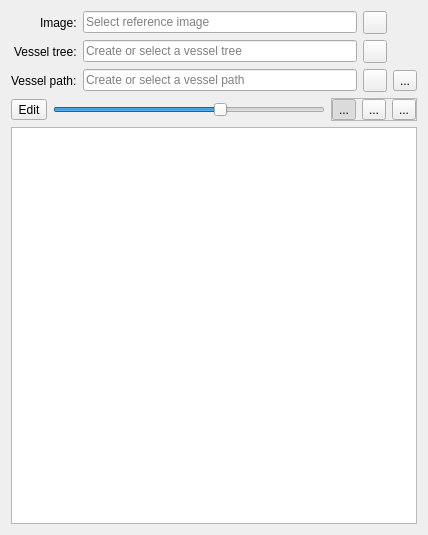
<?xml version="1.0" encoding="UTF-8"?>
<ui version="4.0">
 <class>VesselSegmentationToolboxWidget</class>
 <widget class="QWidget" name="VesselSegmentationToolboxWidget">
  <property name="enabled">
   <bool>true</bool>
  </property>
  <property name="geometry">
   <rect>
    <x>0</x>
    <y>0</y>
    <width>428</width>
    <height>535</height>
   </rect>
  </property>
  <property name="windowTitle">
   <string>Form</string>
  </property>
  <property name="toolTip">
   <string/>
  </property>
  <layout class="QVBoxLayout" name="verticalLayout">
   <item>
    <layout class="QGridLayout" name="gridLayout">
     <item row="0" column="0" alignment="Qt::AlignRight">
      <widget class="QLabel" name="label">
       <property name="sizePolicy">
        <sizepolicy hsizetype="Fixed" vsizetype="Minimum">
         <horstretch>0</horstretch>
         <verstretch>0</verstretch>
        </sizepolicy>
       </property>
       <property name="text">
        <string>Image:</string>
       </property>
      </widget>
     </item>
     <item row="2" column="0" alignment="Qt::AlignRight">
      <widget class="QLabel" name="label_3">
       <property name="sizePolicy">
        <sizepolicy hsizetype="Fixed" vsizetype="Minimum">
         <horstretch>0</horstretch>
         <verstretch>0</verstretch>
        </sizepolicy>
       </property>
       <property name="text">
        <string>Vessel path:</string>
       </property>
      </widget>
     </item>
     <item row="1" column="1">
      <widget class="QLineEdit" name="vesselTreeLineEdit">
       <property name="minimumSize">
        <size>
         <width>100</width>
         <height>0</height>
        </size>
       </property>
       <property name="toolTip">
        <string>Vessel tree name</string>
       </property>
       <property name="readOnly">
        <bool>true</bool>
       </property>
       <property name="placeholderText">
        <string>Create or select a vessel tree</string>
       </property>
      </widget>
     </item>
     <item row="0" column="1">
      <widget class="QLineEdit" name="referenceImageLineEdit">
       <property name="minimumSize">
        <size>
         <width>100</width>
         <height>0</height>
        </size>
       </property>
       <property name="toolTip">
        <string>Image name</string>
       </property>
       <property name="readOnly">
        <bool>true</bool>
       </property>
       <property name="placeholderText">
        <string>Select reference image</string>
       </property>
      </widget>
     </item>
     <item row="1" column="0" alignment="Qt::AlignRight">
      <widget class="QLabel" name="label_2">
       <property name="sizePolicy">
        <sizepolicy hsizetype="Fixed" vsizetype="Minimum">
         <horstretch>0</horstretch>
         <verstretch>0</verstretch>
        </sizepolicy>
       </property>
       <property name="text">
        <string>Vessel tree:</string>
       </property>
      </widget>
     </item>
     <item row="2" column="1">
      <widget class="QLineEdit" name="vesselPathLineEdit">
       <property name="minimumSize">
        <size>
         <width>100</width>
         <height>0</height>
        </size>
       </property>
       <property name="toolTip">
        <string>Vessel path name</string>
       </property>
       <property name="readOnly">
        <bool>true</bool>
       </property>
       <property name="placeholderText">
        <string>Create or select a vessel path</string>
       </property>
      </widget>
     </item>
     <item row="1" column="2">
      <widget class="QToolButton" name="createTreeButton">
       <property name="sizePolicy">
        <sizepolicy hsizetype="Fixed" vsizetype="Fixed">
         <horstretch>0</horstretch>
         <verstretch>0</verstretch>
        </sizepolicy>
       </property>
       <property name="toolTip">
        <string>Create a new vessel tree</string>
       </property>
       <property name="text">
        <string/>
       </property>
       <property name="icon">
        <iconset resource="../../resources/vesselSegmentation.qrc">
         <normaloff>:/vesselSeg/icons/add.png</normaloff>:/vesselSeg/icons/add.png</iconset>
       </property>
      </widget>
     </item>
     <item row="2" column="2">
      <widget class="QToolButton" name="createPathButton">
       <property name="sizePolicy">
        <sizepolicy hsizetype="Fixed" vsizetype="Fixed">
         <horstretch>0</horstretch>
         <verstretch>0</verstretch>
        </sizepolicy>
       </property>
       <property name="toolTip">
        <string>Create a new vessel path</string>
       </property>
       <property name="text">
        <string/>
       </property>
       <property name="icon">
        <iconset resource="../../resources/vesselSegmentation.qrc">
         <normaloff>:/vesselSeg/icons/add.png</normaloff>:/vesselSeg/icons/add.png</iconset>
       </property>
      </widget>
     </item>
     <item row="2" column="3">
      <widget class="QToolButton" name="duplicatePathButton">
       <property name="toolTip">
        <string>Duplicate current vessel path</string>
       </property>
       <property name="text">
        <string>...</string>
       </property>
       <property name="icon">
        <iconset resource="../../resources/vesselSegmentation.qrc">
         <normaloff>:/vesselSeg/icons/copy.png</normaloff>:/vesselSeg/icons/copy.png</iconset>
       </property>
      </widget>
     </item>
     <item row="0" column="2">
      <widget class="QToolButton" name="createMaskedImageButton">
       <property name="sizePolicy">
        <sizepolicy hsizetype="Fixed" vsizetype="Fixed">
         <horstretch>0</horstretch>
         <verstretch>0</verstretch>
        </sizepolicy>
       </property>
       <property name="visible">
        <bool>false</bool>
       </property>
       <property name="toolTip">
        <string>Create a new vessel tree</string>
       </property>
       <property name="text">
        <string/>
       </property>
       <property name="icon">
        <iconset resource="../../resources/vesselSegmentation.qrc">
         <normaloff>:/vesselSeg/icons/settings.png</normaloff>:/vesselSeg/icons/settings.png</iconset>
       </property>
      </widget>
     </item>
    </layout>
   </item>
   <item>
    <layout class="QHBoxLayout" name="horizontalLayout_3">
     <item>
      <widget class="QToolButton" name="editPathButton">
       <property name="sizePolicy">
        <sizepolicy hsizetype="Fixed" vsizetype="Fixed">
         <horstretch>0</horstretch>
         <verstretch>0</verstretch>
        </sizepolicy>
       </property>
       <property name="toolTip">
        <string>&lt;html&gt;&lt;head/&gt;&lt;body&gt;&lt;p&gt;Edit selected vessel path&lt;/p&gt;&lt;p&gt;&lt;span style=&quot; font-weight:600;&quot;&gt;Ctrl +&lt;/span&gt;&lt;img src=&quot;:/contourModeling/cursors/left-mouse.png&quot;/&gt; - add control point (&lt;img src=&quot;:/contourModeling/cursors/cursor_addpoint.png&quot; width=&quot;48&quot;/&gt;) or insert control point (&lt;img src=&quot;:/contourModeling/cursors/cursor_insertpoint.png&quot; width=&quot;48&quot;/&gt;) when hovering over the vessel path&lt;/p&gt;&lt;p&gt;&lt;span style=&quot; font-weight:600;&quot;&gt;Shift + &lt;/span&gt;&lt;img src=&quot;:/contourModeling/cursors/left-mouse.png&quot;/&gt; - remove control point (&lt;img src=&quot;:/contourModeling/cursors/cursor_removepoint.png&quot; width=&quot;48&quot;/&gt;)&lt;/p&gt;&lt;/body&gt;&lt;/html&gt;</string>
       </property>
       <property name="text">
        <string>Edit</string>
       </property>
       <property name="icon">
        <iconset resource="../../resources/vesselSegmentation.qrc">
         <normaloff>:/vesselSeg/icons/edit.png</normaloff>:/vesselSeg/icons/edit.png</iconset>
       </property>
       <property name="iconSize">
        <size>
         <width>24</width>
         <height>24</height>
        </size>
       </property>
       <property name="checkable">
        <bool>true</bool>
       </property>
       <property name="toolButtonStyle">
        <enum>Qt::ToolButtonTextBesideIcon</enum>
       </property>
      </widget>
     </item>
     <item>
      <widget class="QSlider" name="tensionSlider">
       <property name="toolTip">
        <string>Set the tension of the spline for the current vessel path</string>
       </property>
       <property name="minimum">
        <number>-99</number>
       </property>
       <property name="maximum">
        <number>60</number>
       </property>
       <property name="orientation">
        <enum>Qt::Horizontal</enum>
       </property>
      </widget>
     </item>
     <item>
      <widget class="QFrame" name="frame">
       <property name="frameShape">
        <enum>QFrame::StyledPanel</enum>
       </property>
       <property name="frameShadow">
        <enum>QFrame::Raised</enum>
       </property>
       <layout class="QHBoxLayout" name="horizontalLayout">
        <property name="leftMargin">
         <number>0</number>
        </property>
        <property name="topMargin">
         <number>0</number>
        </property>
        <property name="rightMargin">
         <number>0</number>
        </property>
        <property name="bottomMargin">
         <number>0</number>
        </property>
        <item>
         <widget class="QToolButton" name="addAutoButton">
          <property name="toolTip">
           <string>Add new control points to the closest end of the vessel path</string>
          </property>
          <property name="text">
           <string>...</string>
          </property>
          <property name="icon">
           <iconset resource="../../resources/vesselSegmentation.qrc">
            <normaloff>:/vesselSeg/icons/addAuto.png</normaloff>:/vesselSeg/icons/addAuto.png</iconset>
          </property>
          <property name="iconSize">
           <size>
            <width>24</width>
            <height>24</height>
           </size>
          </property>
          <property name="checkable">
           <bool>true</bool>
          </property>
          <property name="checked">
           <bool>true</bool>
          </property>
          <property name="autoExclusive">
           <bool>true</bool>
          </property>
         </widget>
        </item>
        <item>
         <widget class="QToolButton" name="addToStartButton">
          <property name="toolTip">
           <string>Add new control points to the beginning of the vessel path</string>
          </property>
          <property name="text">
           <string>...</string>
          </property>
          <property name="icon">
           <iconset resource="../../resources/vesselSegmentation.qrc">
            <normaloff>:/vesselSeg/icons/addToStart.png</normaloff>:/vesselSeg/icons/addToStart.png</iconset>
          </property>
          <property name="iconSize">
           <size>
            <width>24</width>
            <height>24</height>
           </size>
          </property>
          <property name="checkable">
           <bool>true</bool>
          </property>
          <property name="autoExclusive">
           <bool>true</bool>
          </property>
         </widget>
        </item>
        <item>
         <widget class="QToolButton" name="addToEndButton">
          <property name="toolTip">
           <string>Add new control points to the end of the vessel path</string>
          </property>
          <property name="text">
           <string>...</string>
          </property>
          <property name="icon">
           <iconset resource="../../resources/vesselSegmentation.qrc">
            <normaloff>:/vesselSeg/icons/addToEnd.png</normaloff>:/vesselSeg/icons/addToEnd.png</iconset>
          </property>
          <property name="iconSize">
           <size>
            <width>24</width>
            <height>24</height>
           </size>
          </property>
          <property name="checkable">
           <bool>true</bool>
          </property>
          <property name="autoExclusive">
           <bool>true</bool>
          </property>
         </widget>
        </item>
       </layout>
      </widget>
     </item>
    </layout>
   </item>
   <item>
    <widget class="VesselPathTableViewWidget" name="vesselPathView">
     <property name="toolTip">
      <string>Control points</string>
     </property>
     <property name="alternatingRowColors">
      <bool>true</bool>
     </property>
     <property name="selectionBehavior">
      <enum>QAbstractItemView::SelectRows</enum>
     </property>
    </widget>
   </item>
  </layout>
 </widget>
 <customwidgets>
  <customwidget>
   <class>VesselPathTableViewWidget</class>
   <extends>QTableView</extends>
   <header>src/internal/vesselPathTableViewWidget.h</header>
  </customwidget>
 </customwidgets>
 <tabstops>
  <tabstop>referenceImageLineEdit</tabstop>
  <tabstop>vesselTreeLineEdit</tabstop>
  <tabstop>createTreeButton</tabstop>
  <tabstop>vesselPathLineEdit</tabstop>
  <tabstop>createPathButton</tabstop>
  <tabstop>vesselPathView</tabstop>
 </tabstops>
 <resources>
  <include location="../../resources/vesselSegmentation.qrc"/>
 </resources>
 <connections/>
</ui>
